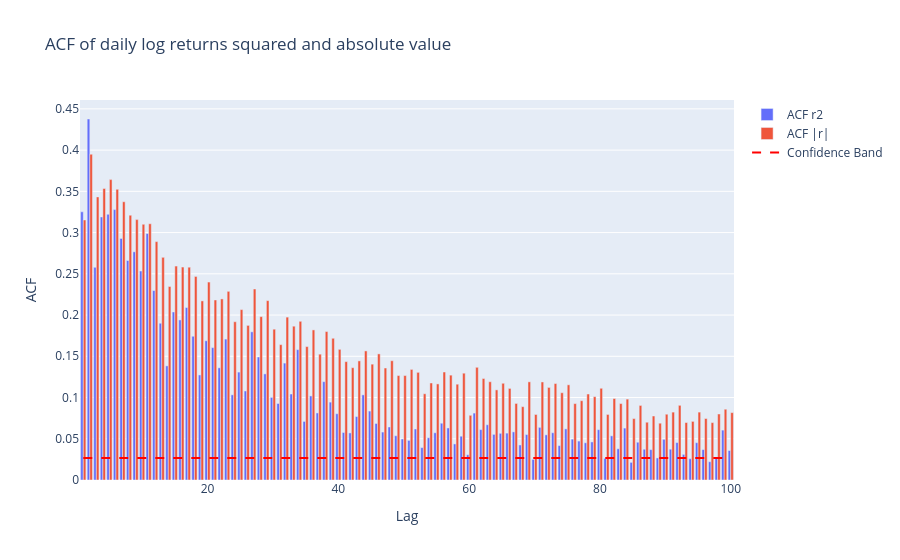

Notebook code for this chart:
### Markdown cell above
## §2.3 Volatility clustering — guide §2.3

- Q. The series r and r² carry exactly the same digits. How can one be white noise while the other has 100-day memory? In which *moment* does the dependence live — and what does that say about the decomposition r_t = σ_t · z_t?

**Task:** ACF of r² and of |r| out to lag 100. Then a two-panel figure — daily returns on top, ACF of |r| below → export `figures/fig1_clustering.png`.

**DONE when:** exported and the checkpoint hits.

### Code cell
# TODO(you): ACF of r^2 and |r| to lag 100;
#            two-panel figure -> figures/fig1_clustering.png

# Q. Actually they do not carry the same information, the sign is not present in r2.
# This hints at the fact that magnitude can be predicted while sign can't (random walk)

acf_r2 = sm.tsa.stattools.acf(r**2, nlags=100)[1:] # Exclude lag 0
acf_abs_r = sm.tsa.stattools.acf(np.abs(r), nlags=100)[1:] # Exclude lag 0

# Plotting the ACF with confidence bands

# Plotting the ACF with confidence bands

fig = go.Figure()

# Create bar plot
fig.add_trace(
    go.Bar(
        x=np.arange(1, len(acf_r2)+1),
        y=acf_r2,
        name='ACF r2'
    )
)

# Create bar plot
fig.add_trace(
    go.Bar(
        x=np.arange(1, len(acf_abs_r)+1),
        y=acf_abs_r,
        name='ACF |r|'
    )
)

# Add 95% confidence bands for iid
conf_band = 1.96/np.sqrt(len(r))
fig.add_trace(
    go.Scatter(
        x=np.arange(1, len(acf_r2)+1),
        y=[conf_band]*len(acf_r2),
        mode='lines',
        name='Confidence Band',
        line=dict(color='red', dash='dash')
    )
)

fig.update_layout(title="ACF of daily log returns squared and absolute value",
                   xaxis_title="Lag", yaxis_title="ACF")

fig.show()

# Export to figures/fig1_clustering.png
fig.write_image("figures/fig1_clustering.png")
